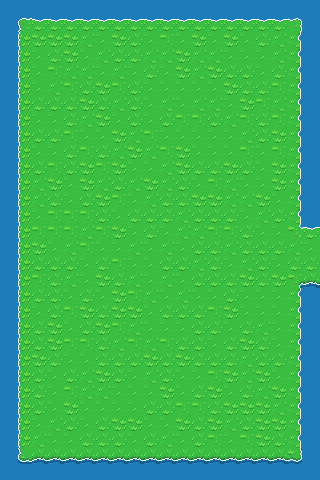

This is a level from a 2D game, rendered from its Tiled map with the project's own tilesets. A one-line summary and the map file follow, with tile-layer data summarised:
An orthogonal 20x30 tile map with 16x16 px tiles, 1 tile layer (Tile Layer 1).

<map version="1.0" tiledversion="1.0.2" orientation="orthogonal" renderorder="left-down" width="20" height="30" tilewidth="16" tileheight="16" nextobjectid="1">
 <tileset firstgid="1" source="../Tileset/Overworld.tsx" />
 <layer name="Tile Layer 1" width="20" height="30">
  <data>[600 cells, 600 non-empty, 18 distinct tile ids]</data>
 </layer>
</map>
